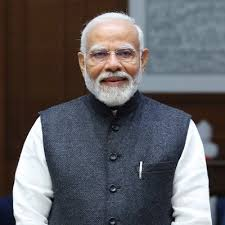
#> input picture Images/modi 1.jpg, 225 x 225 px
$ python FaceRecognition.py
#> lines starting #> are read from the running program, lines starting #| are printed output that depends on the picture
# Face Recognition / ORB Recognition

import cv2
import numpy as np

# Load images in grayscale
img_object = cv2.imread('./Images/modi 1.jpg', cv2.IMREAD_GRAYSCALE)
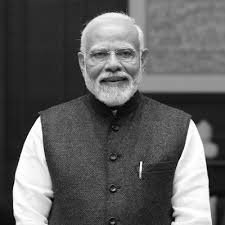
#> img_object: shape (225, 225); min 0, max 255, mean 95.6
img_scene = cv2.imread('./Images/modi 2.jpg', cv2.IMREAD_GRAYSCALE)
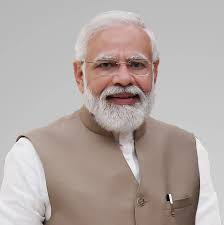
#> input picture Images/modi 2.jpg, 224 x 225 px
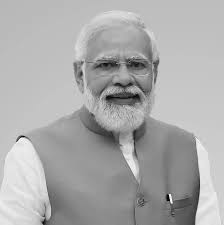
#> img_scene: shape (225, 224); min 0, max 254, mean 171.1

# Check if images loaded properly
if img_object is None or img_scene is None:
    print("One or both images could not be loaded. Check the file paths.")
    exit()

# Initialize ORB detector
orb = cv2.ORB_create(nfeatures=1000)

# Detect keypoints and compute descriptors
kp1, des1 = orb.detectAndCompute(img_object, None)
#> kp1 = 528 keypoints; strongest (x, y, size): (191, 120, 31), (38, 119, 37.2), (39, 117, 31), (141, 162, 31)
kp2, des2 = orb.detectAndCompute(img_scene, None)
#> kp2 = 515 keypoints; strongest (x, y, size): (107, 96, 44.6), (107, 97, 53.6), (106, 97, 31), (108, 97, 64.3)

# Check descriptors before proceeding
if des1 is not None and des2 is not None:
    # BFMatcher with Hamming distance (ideal for ORB)
    bf = cv2.BFMatcher(cv2.NORM_HAMMING, crossCheck=False)

    # Perform knn match
    matches = bf.knnMatch(des1, des2, k=2)
#> matches = 528 matches

    # Apply Lowe's ratio test
    good_matches = []
    for m, n in matches:
        if m.distance < 0.75 * n.distance:
            good_matches.append(m)
#> after the loop, good_matches = 26 matches

    MIN_MATCH_COUNT = 15
    if len(good_matches) > MIN_MATCH_COUNT:
        # Extract location of good matches
        src_pts = np.float32([kp1[m.queryIdx].pt for m in good_matches]).reshape(-1, 1, 2)
#> src_pts = 26 rows, first 8: [125, 77], [111, 75], [106, 74], [107, 53], [109, 54], [116, 55], [120, 65], [107, 78]
        dst_pts = np.float32([kp2[m.trainIdx].pt for m in good_matches]).reshape(-1, 1, 2)
#> dst_pts = 26 rows, first 8: [136.8, 94.8], [120, 90], [114, 90], [116.4, 64.8], [118.8, 64.8], [123.6, 67.2], [132, 79.2], [116.6, 96.48]

        # Compute homography
        M, mask = cv2.findHomography(src_pts, dst_pts, cv2.RANSAC, 5.0)
#> M = [[1.16, -0.228, 0.99], [0.118, 1.04, -6.3], [0.000672, -0.00191, 1]]; mask = 26 values, max 1 at index 0, min 0 at index 12, mean 0.923

        # Get the corners of the object image
        h, w = img_object.shape
#> h = 225; w = 225
        pts = np.float32([[0, 0], [0, h], [w, h], [w, 0]]).reshape(-1, 1, 2)
#> pts = [[0, 0], [0, 225], [225, 225], [225, 0]]
        dst = cv2.perspectiveTransform(pts, M)
#> dst = [[0.99, -6.3], [-88.19, 400.1], [292.1, 353], [227.4, 17.51]]

        # Draw the detected object outline
        img_scene_color = cv2.cvtColor(img_scene, cv2.COLOR_GRAY2BGR)
        cv2.polylines(img_scene_color, [np.int32(dst)], True, (0, 255, 0), 3, cv2.LINE_AA)
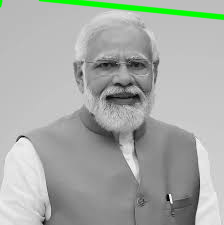
#> img_scene_color: shape (225, 224, 3); mean B, G, R 167.7, 172.3, 167.7

        # Optional: draw matches for visualization
        img_matches = cv2.drawMatches(img_object, kp1, img_scene_color, kp2, good_matches, None,
                                      flags=cv2.DrawMatchesFlags_NOT_DRAW_SINGLE_POINTS)
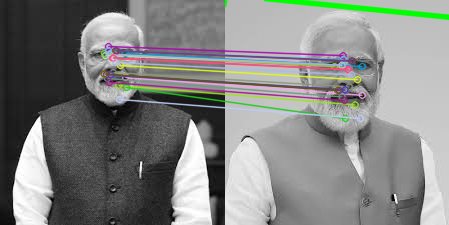
#> img_matches: shape (225, 449, 3); mean B, G, R 131, 133.4, 131.9

        # Show results
        cv2.imshow("Detected Object", img_scene_color)
        cv2.imshow("Matches", img_matches)

        print(f"Number of matches:  {len(good_matches)}")
#| Number of matches:  26
    else:
        print(f"Not enough good matches found - {len(good_matches)}")
else:
    print("Descriptors not found in one or both images.")

cv2.waitKey(0)
cv2.destroyAllWindows()
